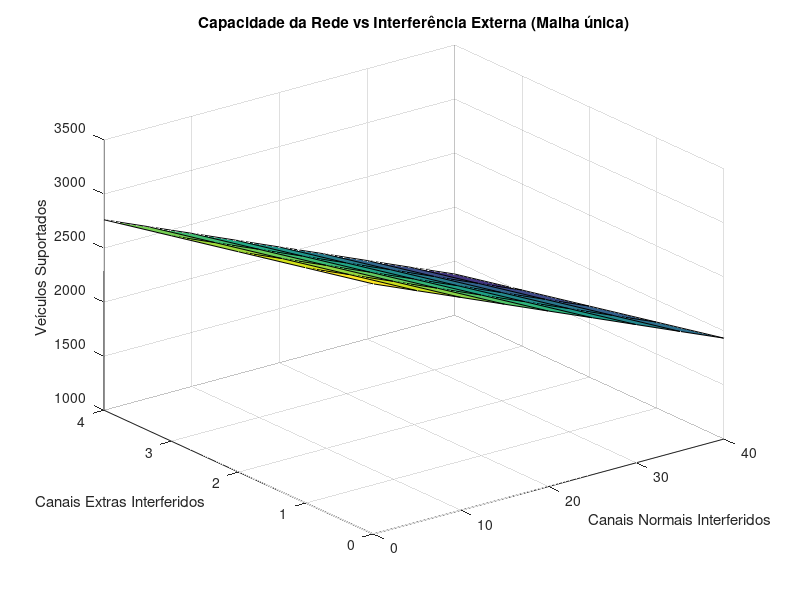

The MATLAB script that drew this image:
clear;
clc;

% Parâmetros
packet_total_bits = 792;     % Total de bits transmitidos por veículo a cada 5s
interval = 5;                % Tempo total por ciclo de envio

% Bitrates por canal
bps_normal = 5.47e3;         % 125 kHz @ SF7
bps_extra  = 21.87e3;        % 500 kHz @ SF7

% Canais totais
total_normals = 64;
total_extras  = 8;

% Interferência variando
interfered_normals = 0:5:40; % de 0 a 40 canais normais ocupados
interfered_extras  = 0:1:4;  % de 0 a 4 canais extras ocupados

% Matriz de resultados
results = zeros(length(interfered_extras), length(interfered_normals));

for i = 1:length(interfered_extras)
    for j = 1:length(interfered_normals)
        % Canais disponíveis
        normal_free = max(total_normals - interfered_normals(j), 0);
        extra_free  = max(total_extras - interfered_extras(i), 0);
        
        % Largura de banda total disponível por 5 segundos
        total_bandwidth = (normal_free * bps_normal + extra_free * bps_extra) * interval;
        
        % Número de veículos suportados
        results(i, j) = floor(total_bandwidth / packet_total_bits);
    end
end

% Plot
[X, Y] = meshgrid(interfered_normals, interfered_extras);
figure;
surf(X, Y, results);
xlabel('Canais Normais Interferidos');
ylabel('Canais Extras Interferidos');
zlabel('Veículos Suportados');
title('Capacidade da Rede vs Interferência Externa (Malha única)');
grid on;
